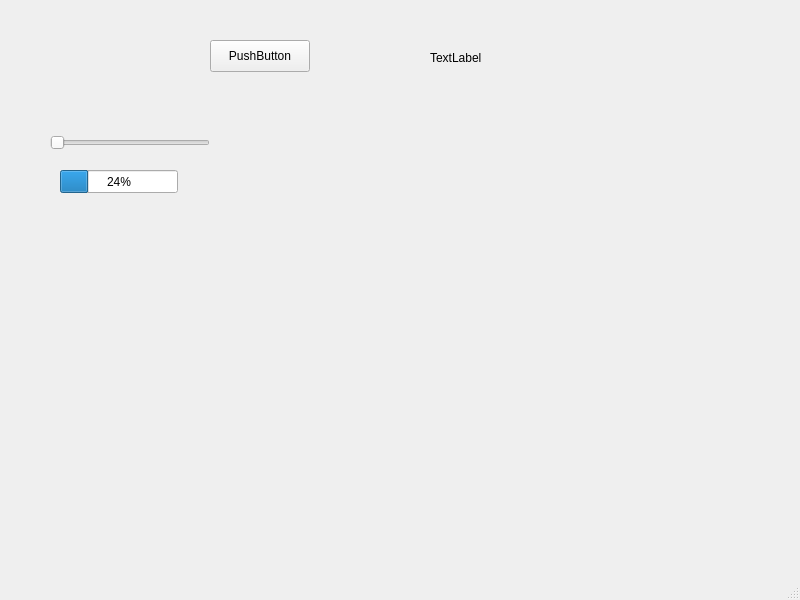
<?xml version="1.0" encoding="UTF-8"?>
<ui version="4.0">
 <class>Workbench</class>
 <widget class="QMainWindow" name="Workbench">
  <property name="geometry">
   <rect>
    <x>0</x>
    <y>0</y>
    <width>800</width>
    <height>600</height>
   </rect>
  </property>
  <property name="windowTitle">
   <string>Workbench</string>
  </property>
  <widget class="QWidget" name="centralwidget">
   <widget class="QPushButton" name="pushButton">
    <property name="geometry">
     <rect>
      <x>210</x>
      <y>40</y>
      <width>100</width>
      <height>32</height>
     </rect>
    </property>
    <property name="text">
     <string>PushButton</string>
    </property>
   </widget>
   <widget class="QLabel" name="label">
    <property name="geometry">
     <rect>
      <x>430</x>
      <y>50</y>
      <width>58</width>
      <height>16</height>
     </rect>
    </property>
    <property name="text">
     <string>TextLabel</string>
    </property>
   </widget>
   <widget class="QSlider" name="progressBarChanger">
    <property name="geometry">
     <rect>
      <x>50</x>
      <y>130</y>
      <width>160</width>
      <height>25</height>
     </rect>
    </property>
    <property name="orientation">
     <enum>Qt::Horizontal</enum>
    </property>
   </widget>
   <widget class="QProgressBar" name="progressBar">
    <property name="geometry">
     <rect>
      <x>60</x>
      <y>170</y>
      <width>118</width>
      <height>23</height>
     </rect>
    </property>
    <property name="value">
     <number>24</number>
    </property>
   </widget>
  </widget>
  <widget class="QMenuBar" name="menubar">
   <property name="geometry">
    <rect>
     <x>0</x>
     <y>0</y>
     <width>800</width>
     <height>24</height>
    </rect>
   </property>
  </widget>
  <widget class="QStatusBar" name="statusbar"/>
 </widget>
 <resources/>
 <connections/>
</ui>
